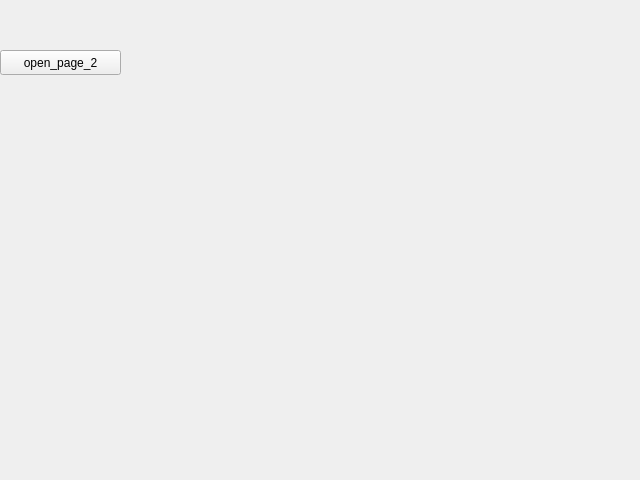
<?xml version="1.0" encoding="UTF-8"?>
<ui version="4.0">
 <class>page_1</class>
 <widget class="QWidget" name="page_1">
  <property name="geometry">
   <rect>
    <x>0</x>
    <y>0</y>
    <width>640</width>
    <height>480</height>
   </rect>
  </property>
  <property name="windowTitle">
   <string>page_1</string>
  </property>
  <widget class="QPushButton" name="pushButton">
   <property name="geometry">
    <rect>
     <x>0</x>
     <y>50</y>
     <width>121</width>
     <height>25</height>
    </rect>
   </property>
   <property name="text">
    <string>open_page_2</string>
   </property>
  </widget>
 </widget>
 <resources/>
 <connections/>
</ui>
